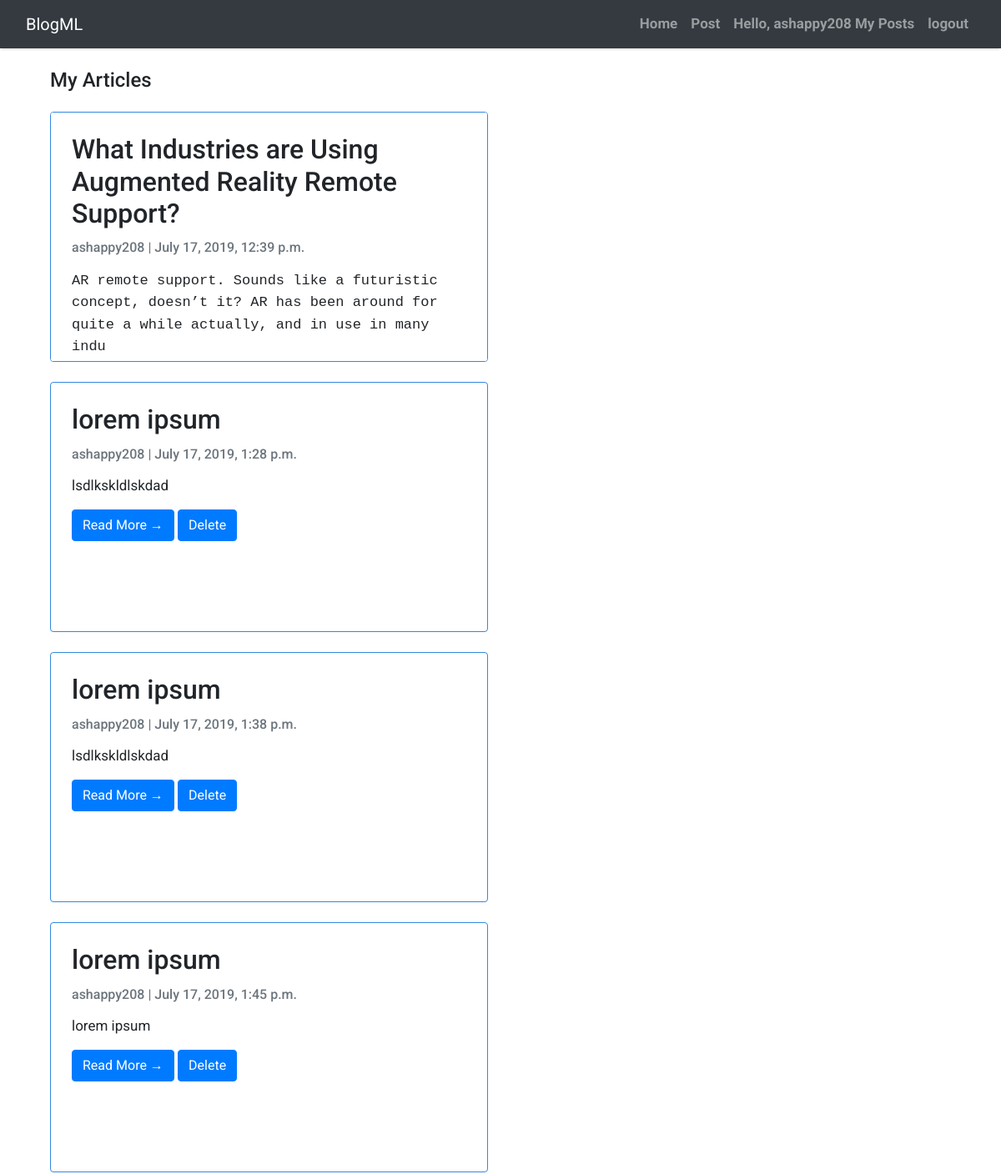
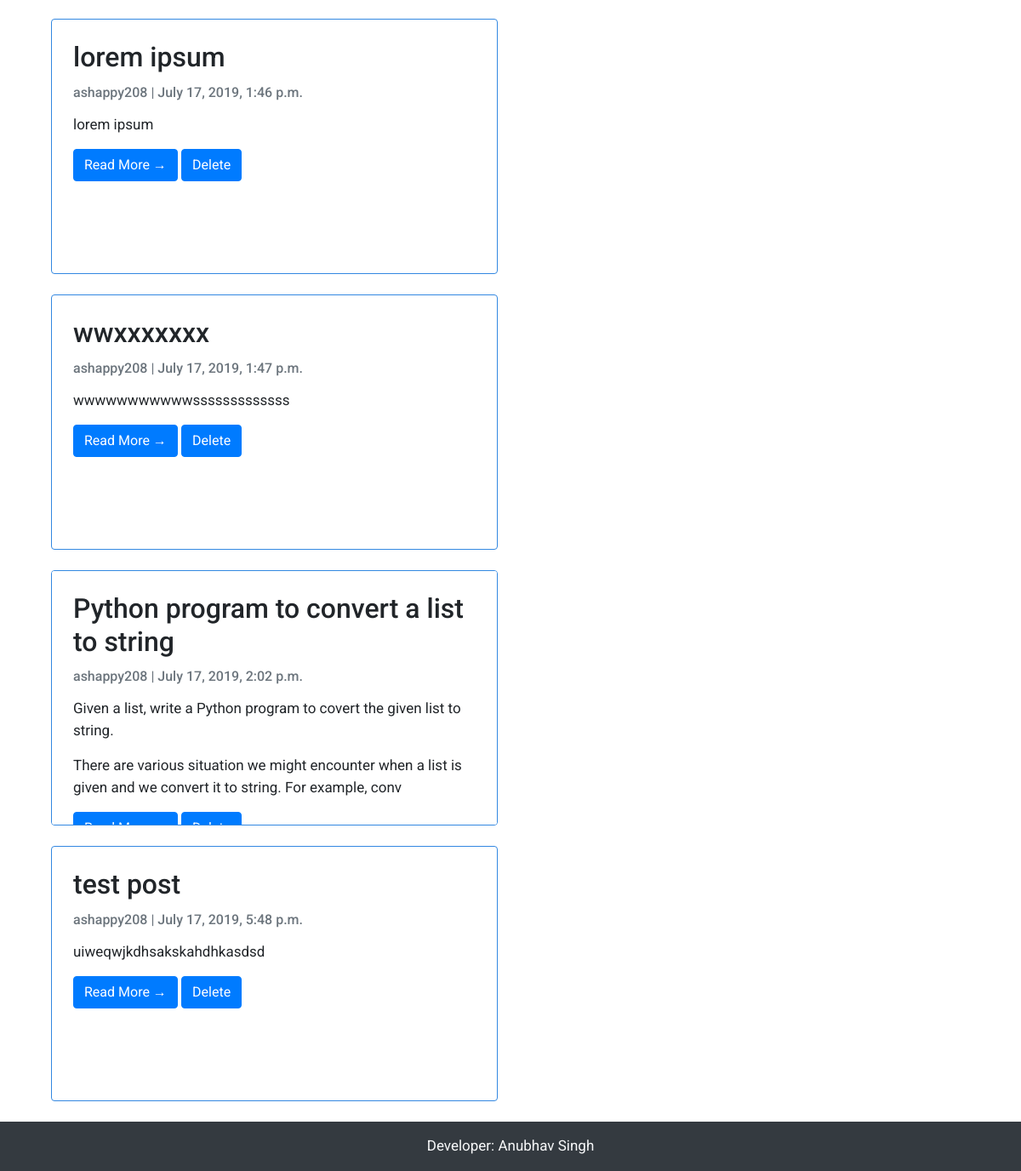
The app's page /postlist/user/ (signed in) with its own data (2 pictures, top to bottom).
### dashboard/models.py (models this page shows, shortened)
class Post(models.Model):
    author = models.ForeignKey(settings.AUTH_USER_MODEL, on_delete=models.CASCADE)
    title = models.CharField(max_length=200)
    text = RichTextUploadingField()
    created_date = models.DateTimeField(default=timezone.now)
    published_date = models.DateTimeField(blank=True, null=True)
    topic = models.CharField(max_length=10,default = -1)
    objects = models.Manager

### dashboard/views.py (the view)
# urls.py: path('postlist/user/',views.getmypost,name = 'postlist/user'),
def getmypost(request):
    post = Post.objects.filter(author = request.user)
    return render(request,'postlist.html',{'post_list':post,'info':"My Articles",'deletebtn':1})

### dashboard/templates/postlist.html
{% extends 'base.html' %} {% block content %}
<div class="container">
<div class="col-md-6 mt-3 ">
        <h4 class=" site-heading my-4 mt-3 text-black">{{info}}</h4>
        {% for object in post_list %}
        <div class="card mb-4">
            <div class="card-body">
                <h2 class="card-title">{{ object.title }}</h2>
                <p class="card-text text-muted h6">{{ object.author }} | {{ object.published_date}} </p>
                <p class = "card-text">{{ object.text|safe|slice:200 }}</p>
                <a href="{% url 'post_detail' pk=object.pk  %}" class="btn btn-primary">Read More &rarr;</a>
                {% if deletebtn %}
                <a href="{% url 'post_delete' pk=object.pk  %}" class="btn btn-primary">Delete</a>
                {%  endif %}
            </div>
        </div>
        {% endfor %}
    </div>
</div>
    {% endblock content %}

### dashboard/templates/base.html (shortened to what this page needs)
<!DOCTYPE html>
<html>
    <head>
        <link rel="stylesheet" href="https://maxcdn.bootstrapcdn.com/bootstrap/4.0.0/css/bootstrap.min.css"
 />
    </head>
    <body>
        <nav class="navbar navbar-expand-lg navbar-dark bg-dark shadow" id="mainNav">
            <div class="container-fluid">
                <a class="navbar-brand" href="{% url 'home' %}">BlogML</a>
                <div class="collapse navbar-collapse" id="navbarResponsive">
                    <ul class="navbar-nav ml-auto">
                          <li class="nav-item text-black">
                            <a class="nav-link text-black font-weight-bold" href="{% url 'index' %}">Home</a>
                        </li>
                        {% if user.is_authenticated %}
                        <li class="nav-item text-black">
                                <a class="nav-link text-black font-weight-bold" href="{% url 'post_new' %}">Post</a>
                            </li>
                        <li class="nav-item text-black">
                            <a class="nav-link text-black font-weight-bold" href="{% url 'postlist/user' %}">Hello, {{user.username}} My Posts</a>
                        </li>
                        <li class="nav-item text-black">
                            <a class="nav-link text-black font-weight-bold" href="{% url 'logout' %}">logout</a>
                        </li>
                        {% else %}
                        <li class="nav-item text-black">
                                <a class="nav-link text-black font-weight-bold" href="{% url 'social:begin' 'google-oauth2' %}">Login with Google</a>
                            </li>
                        {% endif %}
                    </ul>
                </div>
            </div>
        </nav>
        {% block content %}{% endblock content %}
   <footer class="py-3 bg-dark bottom">
                <p class="m-0 text-light text-center dark-skin ">Developer: Anubhav Singh</p>
            </footer>
    </body>
</html>

### dashboard/templates/base.html (style rules this page uses)
body { font-family: "Roboto", sans-serif; font-size: 17px; background-color: white; }
.shadow { box-shadow: 0 4px 2px -2px rgba(0, 0, 0, 0.1); }
.card { padding: 5px; background: white; height : 300px; overflow: auto; border: 1px solid #3388E1; }

### records on screen
Post: title "What Industries are Using Augmented Reality Remote Support?", author "ashappy208", published_date "July 17, 2019, 12:39 p.m.", text "AR remote support. Sounds like a futuristic concept, doesn’t it? AR has been around for quite a while actually, and in use in many indu"
Post: title "lorem ipsum", author "ashappy208", published_date "July 17, 2019, 1:28 p.m.", text "lsdlkskldlskdad", shows "Delete"
Post: title "lorem ipsum", author "ashappy208", published_date "July 17, 2019, 1:38 p.m.", text "lsdlkskldlskdad", shows "Delete"
Post: title "lorem ipsum", author "ashappy208", published_date "July 17, 2019, 1:45 p.m.", text "lorem ipsum", shows "Delete"
Post: title "lorem ipsum", author "ashappy208", published_date "July 17, 2019, 1:46 p.m.", text "lorem ipsum", shows "Delete"
Post: title "wwxxxxxxx", author "ashappy208", published_date "July 17, 2019, 1:47 p.m.", text "wwwwwwwwwwwsssssssssssss", shows "Delete"
Post: title "Python program to convert a list to string", author "ashappy208", published_date "July 17, 2019, 2:02 p.m.", text "Given a list, write a Python program to covert the given list to string. There are various situation we might encounter when a list is given and we convert it to string. For example, conv", shows "Delete"
Post: title "test post", author "ashappy208", published_date "July 17, 2019, 5:48 p.m.", text "uiweqwjkdhsakskahdhkasdsd", shows "Delete"

### other values on screen
{{ user.username }} "ashappy208"
{{ info }} "My Articles"
